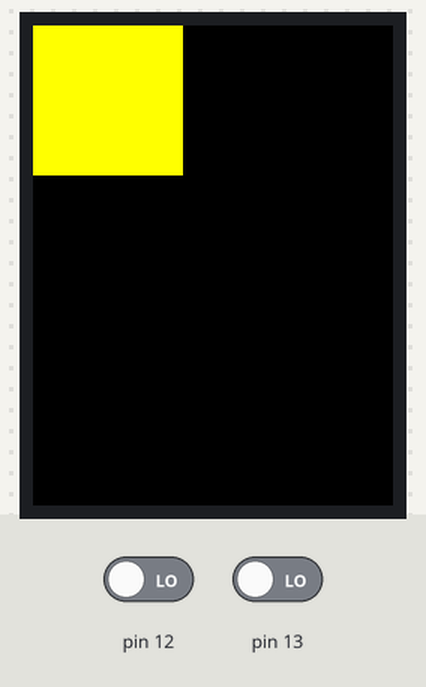
This sketch was run on a simulated Arduino Uno, built with avr-gcc and run on an emulated ATmega328P. Parts: 240×320 colour display. The inputs (shaded band) are chosen by the test bench; at power-on: pin 13 LOW, pin 12 LOW. What the sketch prints to the serial monitor is not drawn.

Above: at 1.4 s.
1.5 s: pin 13 driven HIGH
At 1.66 s:
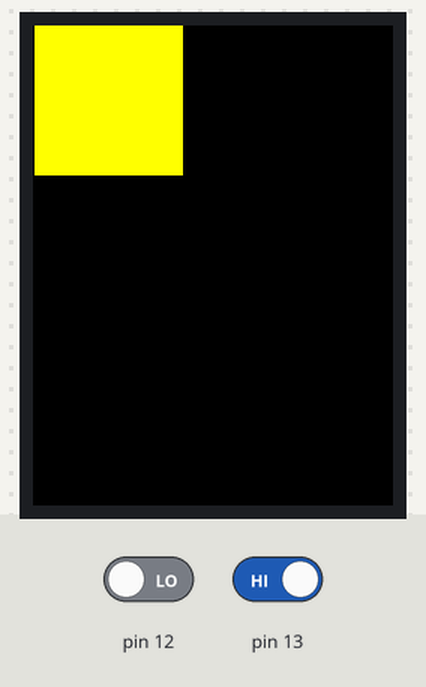
3.0 s: pin 12 driven HIGH
At 3.8 s:
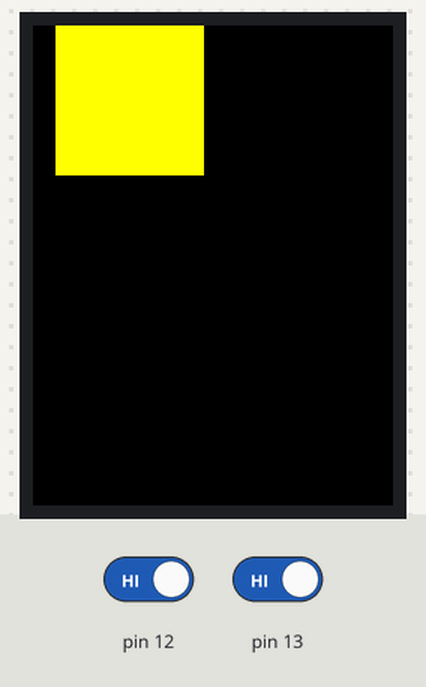
4.5 s: pin 12 driven LOW
At 4.69 s:
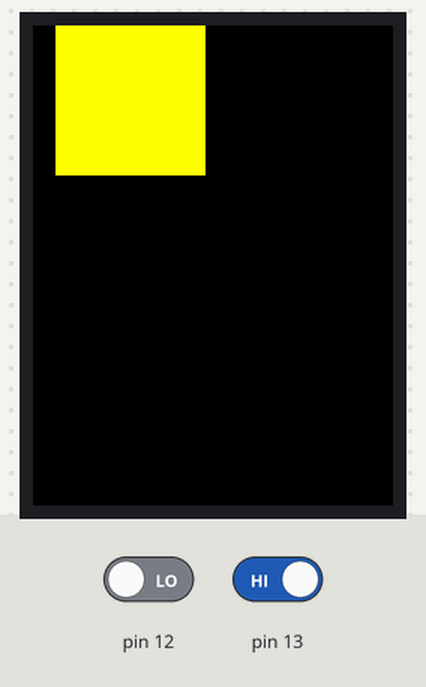
6.0 s: pin 13 driven LOW
At 7.2 s:
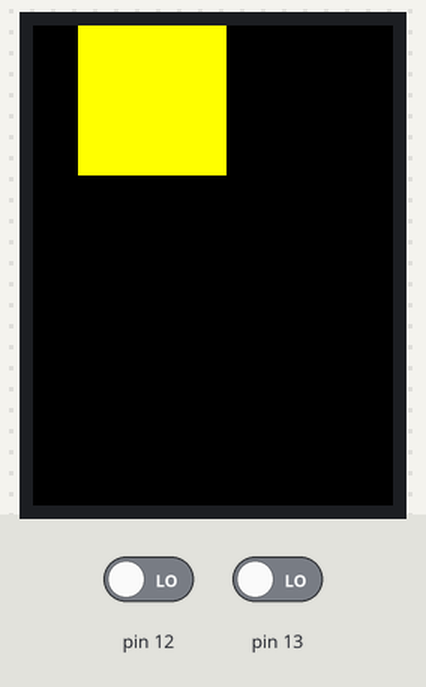
7.5 s: pin 12 driven HIGH
At 7.69 s:
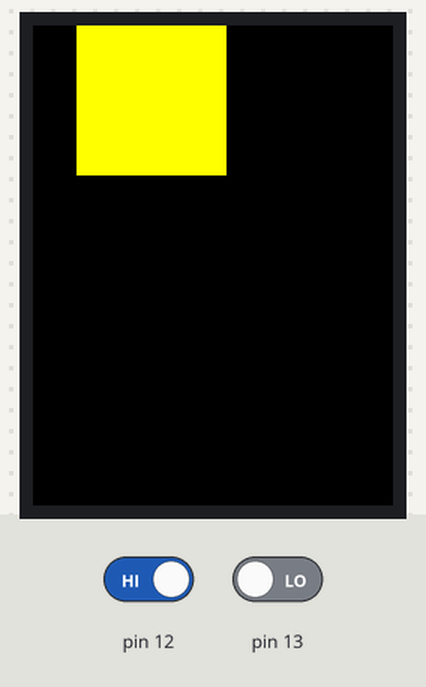
9.0 s: pin 13 driven HIGH
At 9.6 s:
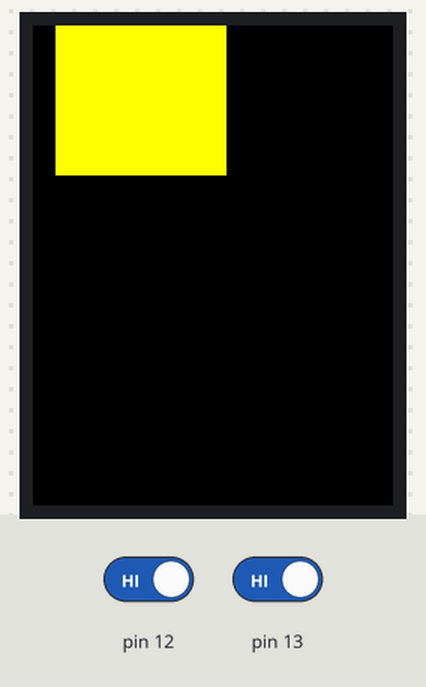
Timing chart, 0 to 11.5 s (numbered marks = the images above; inputs shaded):
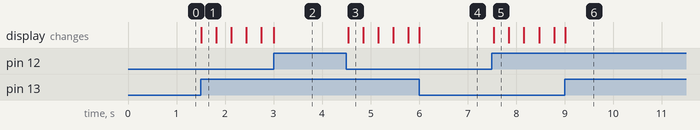

Measured:
- after the input at 1.5 s, the display: changes at once (image 1)
- after the input at 4.5 s, the display: changes at once (image 3)
- after the input at 7.5 s, the display: changes at once (image 5)

The sketch:

GameConsole.ino
```cpp
#include <Adafruit_GFX.h>
#include <MCUFRIEND_kbv.h>
MCUFRIEND_kbv tft;
#include <TouchScreen.h>
#define MINPRESSURE 200
#define MAXPRESSURE 1000

const int XP = 6, XM = A2, YP = A1, YM = 7;  //ID=0x9341
const int TS_LEFT = 907, TS_RT = 136, TS_TOP = 942, TS_BOT = 139;

TouchScreen ts = TouchScreen(XP, YP, XM, YM, 300);

int pixel_x, pixel_y;

bool Touch_getXY(void) {
  TSPoint p = ts.getPoint();
  pinMode(YP, OUTPUT);  //restore shared pins
  pinMode(XM, OUTPUT);
  digitalWrite(YP, HIGH);  //because TFT control pins
  digitalWrite(XM, HIGH);
  bool pressed = (p.z > MINPRESSURE && p.z < MAXPRESSURE);
  if (pressed) {
    pixel_x = map(p.x, TS_LEFT, TS_RT, 0, tft.width());  //.kbv makes sense to me
    pixel_y = map(p.y, TS_TOP, TS_BOT, 0, tft.height());
  }
  return pressed;
}

//Screen colors
#define BLACK 0x0000
#define BLUE 0x001F
#define RED 0xF800
#define GREEN 0x07E0
#define CYAN 0x07FF
#define MAGENTA 0xF81F
#define YELLOW 0xFFE0
#define WHITE 0xFFFF


int firstButtonState = 0;
int secondButtonState = 0;

double xPos = 0;
double yPos = 0;

void setup() {
  Serial.begin(9600);
  uint16_t ID = tft.readID();
  Serial.print("TFT ID = 0x");
  Serial.println(ID, HEX);
  tft.begin(ID);
  tft.setRotation(0);
  tft.fillScreen(BLACK);
  tft.fillRect(xPos, yPos, 100, 100, YELLOW);
}

void loop() {
  firstButtonState = digitalRead(13);
  secondButtonState = digitalRead(12);

  double lastPos = xPos;
  if (firstButtonState == HIGH) {
    xPos += 0.1;
  }
  if (secondButtonState == HIGH) {
    xPos -= 0.1;
  }

  if (lastPos != xPos) {
    tft.fillRect(xPos, yPos, 100, 100, YELLOW);
    tft.fillRect(lastPos, yPos, 1, 100, BLACK);
  }
}
```
